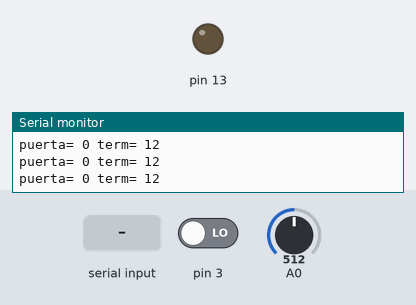
Bench run of a sketch on a simulated Arduino Uno, built with avr-gcc and run on an emulated ATmega328P. On the bench: output pins drawn as LEDs (lit = HIGH), the last lines printed to the serial monitor. The test bench sets the inputs (shaded band); at power-on: pin 3 LOW, A0 = 512.

Above: at 1.2 s.
1.3 s: "a\n" received over Serial
At 2.5 s:
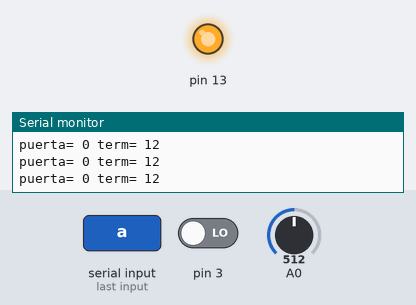
3.1 s: "b\n" received over Serial
At 3.8 s:
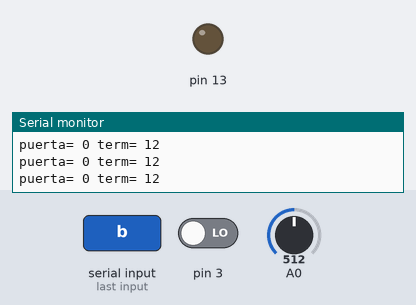
Timing chart, 0 to 6.1 s (numbered marks = the images above; inputs shaded):
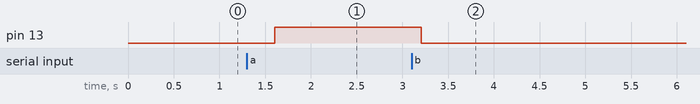

Measured:
- after the input at 1.3 s, pin 13: LOW → HIGH after 0.30 s
- after the input at 3.1 s, pin 13: HIGH → LOW after 0.11 s

The sketch:

arduino_scada.ino
```cpp
int valor;
int pin;
int termometro;
void setup()
{
 Serial.begin(115200);
 pinMode(13,OUTPUT);
 pinMode(3,INPUT);

}

void loop()
{
  termometro=analogRead(A0);
  termometro=map(termometro,0,1023,0,25);
  if (Serial.available( )>0)
 {
  valor=Serial.read( );
  pin=Serial.read( );
 if (valor=='a')
 {
   digitalWrite(13,HIGH);

 }
 if (valor=='b')
 {
  digitalWrite(13,LOW);

 }
 }
 if (digitalRead(3)==true)
  {
  pin=1;
  }
 if (digitalRead(3)==false)
  {
  pin=0;
  }
String puerta=("puerta= " + String(pin) + " term= "+ String(termometro)+ "\n");
Serial.print(puerta);
//Serial.println("hola");
 delay(400);
}
```
